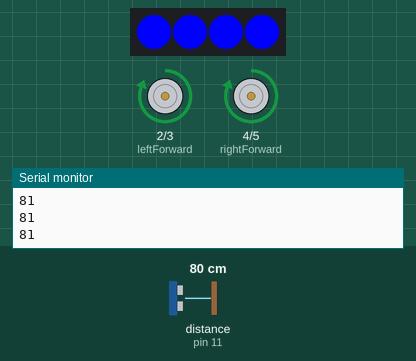
Bench run of a sketch on a simulated Arduino Uno, built with avr-gcc and run on an emulated ATmega328P. Shown: 4 RGB LEDs in strip order, left to right, motor-driver pin pairs drawn as motors (green arrow = first pin HIGH = forward, orange = second pin HIGH = backward, longer = more drive), the last lines printed to the serial monitor. Wiring (inferred from the names in the program): ultrasonic range finder: trigger pin 12; echo pin 11. The inputs (shaded band) are chosen by the test bench; at power-on: distance to the obstacle (sensor on pin 11) 80 cm. The echo pulse lasts 58.3 µs per cm.

Above: at 1.2 s.
1.3 s: distance to the obstacle (sensor on pin 11) set to 21 cm
2.8 s: distance to the obstacle (sensor on pin 11) set to 18 cm
At 4.0 s:
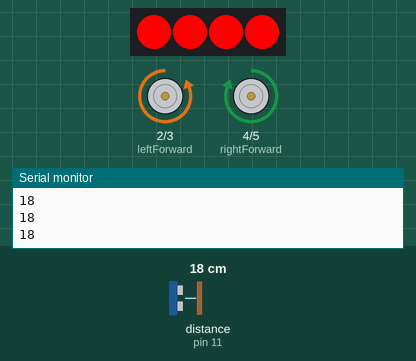
4.3 s: distance to the obstacle (sensor on pin 11) set to 35 cm
At 5.5 s:
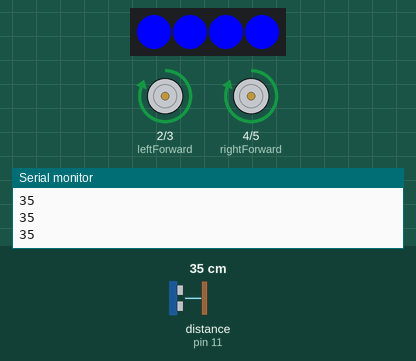
5.8 s: distance to the obstacle (sensor on pin 11) set to 2 cm
At 6.3 s:
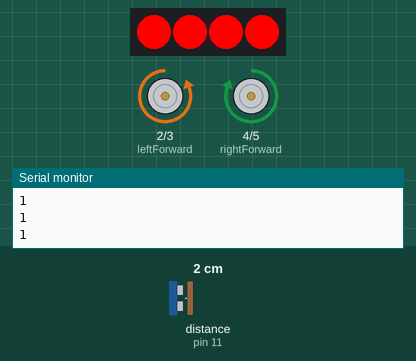
Timing chart, 0 to 8.3 s (numbered marks = the images above; inputs shaded):
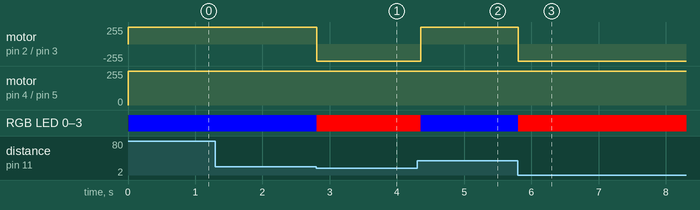

Measured:
- the behaviour switches between 20 and 19 cm on distance to the obstacle (sensor on pin 11) (found by bisection; images 0 and 1)
- after the input at 2.8 s, motor on pin 2 (leftForward) / pin 3 (leftBackward): forward 255/255 → backward 255/255 at once; RGB LED 0–3: RGB(0, 0, 255) → RGB(255, 0, 0) at once
- after the input at 4.3 s, motor on pin 2 (leftForward) / pin 3 (leftBackward): backward 255/255 → forward 255/255 after 0.05 s; RGB LED 0–3: RGB(255, 0, 0) → RGB(0, 0, 255) after 0.05 s
- after the input at 5.8 s, motor on pin 2 (leftForward) / pin 3 (leftBackward): forward 255/255 → backward 255/255 at once; RGB LED 0–3: RGB(0, 0, 255) → RGB(255, 0, 0) at once

The sketch:

magnificent_jaiks1.ino
```cpp
#include <Adafruit_NeoPixel.h>

const int trig = 12;
const int echo = 11;
const int leftForward = 2;
const int leftBackward = 3;
const int rightForward = 4;
const int rightBackward = 5;

const int numPixels = 4;
const int pixelPin = 6;

int duration = 0;
int distance = 0;

Adafruit_NeoPixel pixels(numPixels, pixelPin, NEO_GRB + NEO_KHZ800);

void setup()
{
  pinMode(trig, OUTPUT);
  pinMode(echo, INPUT);
  pinMode(leftForward, OUTPUT);
  pinMode(leftBackward, OUTPUT);
  pinMode(rightForward, OUTPUT);
  pinMode(rightBackward, OUTPUT);

  pixels.begin();
  pixels.show(); // Initialize all pixels to off

  Serial.begin(9600);
}

void loop()
{
  digitalWrite(trig, HIGH);
  delayMicroseconds(1000);
  digitalWrite(trig, LOW);

  duration = pulseIn(echo, HIGH);
  distance = (duration / 2)/28.5;
  Serial.println(distance);

  if (distance < 20) {
    // Turn left
    digitalWrite(leftForward, LOW);
    digitalWrite(leftBackward, HIGH);
    digitalWrite(rightForward, HIGH);
    digitalWrite(rightBackward, LOW);

    // Set NeoPixel strip to red
    for (int i = 0; i < numPixels; i++) {
      pixels.setPixelColor(i, pixels.Color(255, 0, 0));
    }
    pixels.show();

    delay(100);
  } else {
    // Drive forward
    digitalWrite(leftForward, HIGH);
    digitalWrite(leftBackward, LOW);
    digitalWrite(rightForward, HIGH);
    digitalWrite(rightBackward, LOW);

    // Set NeoPixel strip to blue
    for (int i = 0; i < numPixels; i++) {
      pixels.setPixelColor(i, pixels.Color(0, 0, 255));
    }
    pixels.show();
  }
}
```
